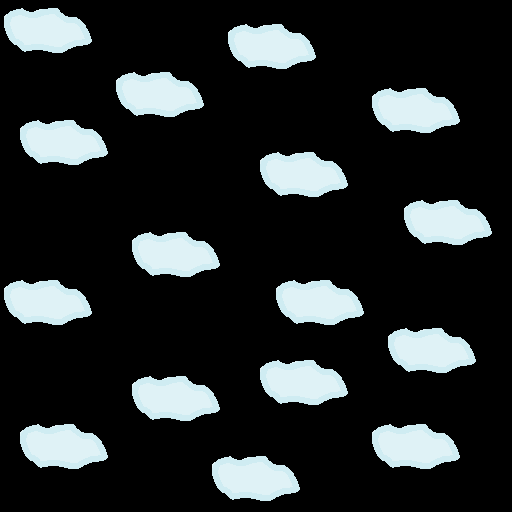

Below is a game level as drawn by its tile map, then a one-line description and the .tmx file that defines it, in full:
An orthogonal 32x32 tile map with 16x16 px tiles, 1 tile layer (Tile Layer 1).

<map version="1.2" tiledversion="1.2.4" orientation="orthogonal" renderorder="right-down" width="32" height="32" tilewidth="16" tileheight="16" infinite="0" nextlayerid="2" nextobjectid="1">
 <tileset firstgid="1" source="cloud.tsx" />
 <layer id="1" name="Tile Layer 1" width="32" height="32">
  <data encoding="csv">
1,2,3,4,5,6,19,19,19,19,19,19,19,19,19,19,19,19,19,19,19,19,19,19,19,19,19,19,19,19,19,19,
7,8,9,10,11,12,19,19,19,19,19,19,19,19,1,2,3,4,5,6,19,19,19,19,19,19,19,19,19,19,19,19,
13,14,15,16,17,18,19,19,19,19,19,19,19,19,7,8,9,10,11,12,19,19,19,19,19,19,19,19,19,19,19,19,
19,20,21,22,23,24,19,19,19,19,19,19,19,19,13,14,15,16,17,18,19,19,19,19,19,19,19,19,19,19,19,19,
19,19,19,19,19,19,19,1,2,3,4,5,6,19,19,20,21,22,23,24,19,19,19,19,19,19,19,19,19,19,19,19,
19,19,19,19,19,19,19,7,8,9,10,11,12,19,19,19,19,19,19,19,19,19,19,1,2,3,4,5,6,19,19,19,
19,19,19,19,19,19,19,13,14,15,16,17,18,19,19,19,19,19,19,19,19,19,19,7,8,9,10,11,12,19,19,19,
19,1,2,3,4,5,6,19,20,21,22,23,24,19,19,19,19,19,19,19,19,19,19,13,14,15,16,17,18,19,19,19,
19,7,8,9,10,11,12,19,19,19,19,19,19,19,19,19,19,19,19,19,19,19,19,19,20,21,22,23,24,19,19,19,
19,13,14,15,16,17,18,19,19,19,19,19,19,19,19,19,1,2,3,4,5,6,19,19,19,19,19,19,19,19,19,19,
19,19,20,21,22,23,24,19,19,19,19,19,19,19,19,19,7,8,9,10,11,12,19,19,19,19,19,19,19,19,19,19,
19,19,19,19,19,19,19,19,19,19,19,19,19,19,19,19,13,14,15,16,17,18,19,19,19,19,19,19,19,19,19,19,
19,19,19,19,19,19,19,19,19,19,19,19,19,19,19,19,19,20,21,22,23,24,19,19,19,1,2,3,4,5,6,19,
19,19,19,19,19,19,19,19,19,19,19,19,19,19,19,19,19,19,19,19,19,19,19,19,19,7,8,9,10,11,12,19,
19,19,19,19,19,19,19,19,1,2,3,4,5,6,19,19,19,19,19,19,19,19,19,19,19,13,14,15,16,17,18,19,
19,19,19,19,19,19,19,19,7,8,9,10,11,12,19,19,19,19,19,19,19,19,19,19,19,19,20,21,22,23,24,19,
19,19,19,19,19,19,19,19,13,14,15,16,17,18,19,19,19,19,19,19,19,19,19,19,19,19,19,19,19,19,19,19,
1,2,3,4,5,6,19,19,19,20,21,22,23,24,19,19,19,1,2,3,4,5,6,19,19,19,19,19,19,19,19,19,
7,8,9,10,11,12,19,19,19,19,19,19,19,19,19,19,19,7,8,9,10,11,12,19,19,19,19,19,19,19,19,19,
13,14,15,16,17,18,19,19,19,19,19,19,19,19,19,19,19,13,14,15,16,17,18,19,19,19,19,19,19,19,19,19,
19,20,21,22,23,24,19,19,19,19,19,19,19,19,19,19,19,19,20,21,22,23,24,19,1,2,3,4,5,6,19,19,
19,19,19,19,19,19,19,19,19,19,19,19,19,19,19,19,19,19,19,19,19,19,19,19,7,8,9,10,11,12,19,19,
19,19,19,19,19,19,19,19,19,19,19,19,19,19,19,19,1,2,3,4,5,6,19,19,13,14,15,16,17,18,19,19,
19,19,19,19,19,19,19,19,1,2,3,4,5,6,19,19,7,8,9,10,11,12,19,19,19,20,21,22,23,24,19,19,
19,19,19,19,19,19,19,19,7,8,9,10,11,12,19,19,13,14,15,16,17,18,19,19,19,19,19,19,19,19,19,19,
19,19,19,19,19,19,19,19,13,14,15,16,17,18,19,19,19,20,21,22,23,24,19,19,19,19,19,19,19,19,19,19,
19,1,2,3,4,5,6,19,19,20,21,22,23,24,19,19,19,19,19,19,19,19,19,1,2,3,4,5,6,19,19,19,
19,7,8,9,10,11,12,19,19,19,19,19,19,19,19,19,19,19,19,19,19,19,19,7,8,9,10,11,12,19,19,19,
19,13,14,15,16,17,18,19,19,19,19,19,19,1,2,3,4,5,6,19,19,19,19,13,14,15,16,17,18,19,19,19,
19,19,20,21,22,23,24,19,19,19,19,19,19,7,8,9,10,11,12,19,19,19,19,19,20,21,22,23,24,19,19,19,
19,19,19,19,19,19,19,19,19,19,19,19,19,13,14,15,16,17,18,19,19,19,19,19,19,19,19,19,19,19,19,19,
19,19,19,19,19,19,19,19,19,19,19,19,19,19,20,21,22,23,24,19,19,19,19,19,19,19,19,19,19,19,19,19
</data>
 </layer>
</map>
